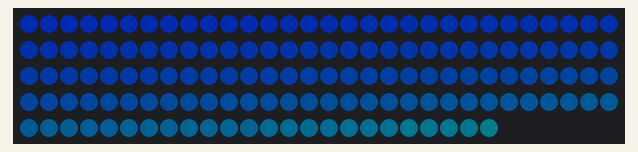
This sketch was run on a simulated ESP32. Parts: 144 RGB LEDs in strip order, left to right, continuing on the next row. Dim RGB values are drawn brighter than linear.

Above: at 0.16 s.
At 4.79 s:
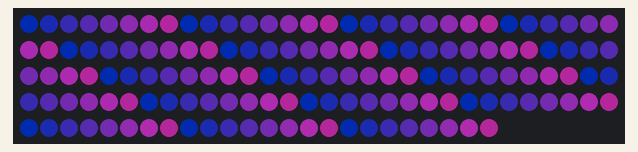
At 9.73 s:
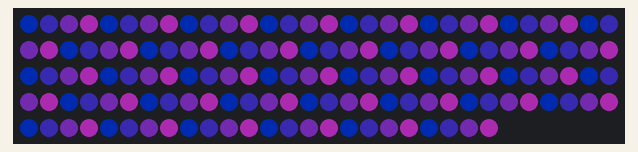
At 19.61 s:
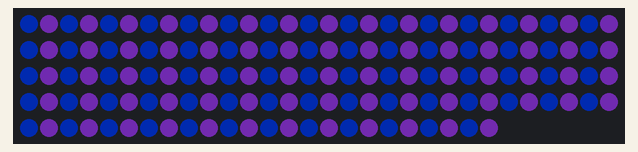
At 29.49 s:
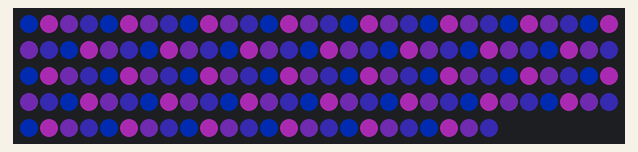
At 39.68 s:
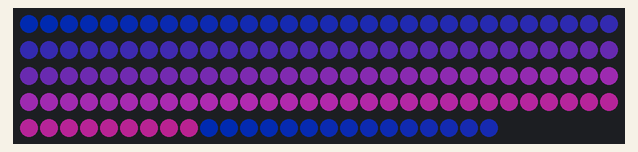

The sketch:

FastLedMatrixTest.ino
```cpp
  #define ESP32
  #include <FastLED.h>
 #define NUM_LEDS 144
 #define NUM_STRIPE 5
 #define DATA_PIN  #not used (12 -> 19)
 CRGB leds[NUM_LEDS*NUM_STRIPE];

int l = 0;
void setup() {
  // put your setup code here, to run once:
    pinMode(18, OUTPUT);
    FastLED.addLeds<WS2811, 18>(leds, 0, NUM_LEDS);
    FastLED.setBrightness(70);

}

void loop() {
  // put your main code here, to run repeatedly:
  l++;
  for(int i=0; i<NUM_LEDS; i++)
  {
    leds[i].r = (2*i)%l*l;
    leds[i].b = 200-i/l;
    leds[i].g = 50;

  }
   FastLED.show();

  delay(300);
    for(int i=NUM_LEDS; i<NUM_LEDS; i++)
  {
    leds[i] = CRGB::Black;
  }
      FastLED.show();


}
```
